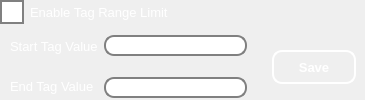
            <widget class="QWidget" name="widget_20" native="true">
             <property name="sizePolicy">
              <sizepolicy hsizetype="Preferred" vsizetype="Preferred">
               <horstretch>0</horstretch>
               <verstretch>0</verstretch>
              </sizepolicy>
             </property>
             <layout class="QVBoxLayout" name="verticalLayout_16">
              <property name="spacing">
               <number>10</number>
              </property>
              <property name="leftMargin">
               <number>0</number>
              </property>
              <property name="topMargin">
               <number>0</number>
              </property>
              <property name="rightMargin">
               <number>0</number>
              </property>
              <property name="bottomMargin">
               <number>0</number>
              </property>
              <item>
               <widget class="QCheckBox" name="tag_limit">
                <property name="font">
                 <font>
                  <pointsize>10</pointsize>
                  <weight>50</weight>
                  <bold>false</bold>
                 </font>
                </property>
                <property name="styleSheet">
                 <string notr="true">QCheckBox{
	color: white; 
}

QCheckBox::indicator {  
    width: 20px;  
    height: 20px;  
}  

QCheckBox::indicator:unchecked {  
    border: 2px solid gray;  
    background-color: white;  
}

QCheckBox::indicator:checked { 
	border: 2px solid gray;   
    image: url(:/img/checkmark.png);  /* Use a custom image if needed */  
 }</string>
                </property>
                <property name="text">
                 <string>Enable Tag Range Limit</string>
                </property>
               </widget>
              </item>
              <item>
               <widget class="QWidget" name="widget_21" native="true">
                <layout class="QHBoxLayout" name="horizontalLayout_18">
                 <property name="leftMargin">
                  <number>0</number>
                 </property>
                 <property name="topMargin">
                  <number>0</number>
                 </property>
                 <property name="rightMargin">
                  <number>0</number>
                 </property>
                 <property name="bottomMargin">
                  <number>0</number>
                 </property>
                 <item>
                  <widget class="QWidget" name="widget_24" native="true">
                   <layout class="QHBoxLayout" name="horizontalLayout_19">
                    <property name="leftMargin">
                     <number>10</number>
                    </property>
                    <property name="topMargin">
                     <number>0</number>
                    </property>
                    <property name="rightMargin">
                     <number>10</number>
                    </property>
                    <property name="bottomMargin">
                     <number>0</number>
                    </property>
                    <item>
                     <widget class="QWidget" name="widget_22" native="true">
                      <property name="sizePolicy">
                       <sizepolicy hsizetype="Maximum" vsizetype="Preferred">
                        <horstretch>0</horstretch>
                        <verstretch>0</verstretch>
                       </sizepolicy>
                      </property>
                      <layout class="QVBoxLayout" name="verticalLayout_17">
                       <property name="spacing">
                        <number>20</number>
                       </property>
                       <property name="leftMargin">
                        <number>0</number>
                       </property>
                       <property name="topMargin">
                        <number>0</number>
                       </property>
                       <property name="rightMargin">
                        <number>0</number>
                       </property>
                       <property name="bottomMargin">
                        <number>0</number>
                       </property>
                       <item>
                        <widget class="QLabel" name="label_42">
                         <property name="sizePolicy">
                          <sizepolicy hsizetype="Preferred" vsizetype="Maximum">
                           <horstretch>0</horstretch>
                           <verstretch>0</verstretch>
                          </sizepolicy>
                         </property>
                         <property name="font">
                          <font>
                           <pointsize>10</pointsize>
                           <weight>50</weight>
                           <bold>false</bold>
                          </font>
                         </property>
                         <property name="styleSheet">
                          <string notr="true">QLabel {  
    color: white;  /* Change 'blue' to your preferred color */  
}  </string>
                         </property>
                         <property name="text">
                          <string>Start Tag Value</string>
                         </property>
                        </widget>
                       </item>
                       <item>
                        <widget class="QLabel" name="label_43">
                         <property name="sizePolicy">
                          <sizepolicy hsizetype="Preferred" vsizetype="Maximum">
                           <horstretch>0</horstretch>
                           <verstretch>0</verstretch>
                          </sizepolicy>
                         </property>
                         <property name="font">
                          <font>
                           <pointsize>10</pointsize>
                           <weight>50</weight>
                           <bold>false</bold>
                          </font>
                         </property>
                         <property name="styleSheet">
                          <string notr="true">QLabel {  
    color: white;  /* Change 'blue' to your preferred color */  
}  </string>
                         </property>
                         <property name="text">
                          <string>End Tag Value</string>
                         </property>
                        </widget>
                       </item>
                      </layout>
                     </widget>
                    </item>
                    <item>
                     <widget class="QWidget" name="widget_23" native="true">
                      <layout class="QVBoxLayout" name="verticalLayout_19">
                       <property name="spacing">
                        <number>20</number>
                       </property>
                       <property name="leftMargin">
                        <number>0</number>
                       </property>
                       <property name="topMargin">
                        <number>0</number>
                       </property>
                       <property name="rightMargin">
                        <number>0</number>
                       </property>
                       <property name="bottomMargin">
                        <number>0</number>
                       </property>
                       <item>
                        <widget class="QLineEdit" name="setting_start_tag">
                         <property name="font">
                          <font>
                           <pointsize>10</pointsize>
                           <weight>50</weight>
                           <bold>false</bold>
                          </font>
                         </property>
                         <property name="styleSheet">
                          <string notr="true">QLineEdit {  
    border: 2px solid gray;  
    border-radius: 10px;  
    padding: 0 8px;  
    background: white;  
    selection-background-color: darkgray;  
}  </string>
                         </property>
                        </widget>
                       </item>
                       <item>
                        <widget class="QLineEdit" name="setting_end_tag">
                         <property name="font">
                          <font>
                           <pointsize>10</pointsize>
                           <weight>50</weight>
                           <bold>false</bold>
                          </font>
                         </property>
                         <property name="styleSheet">
                          <string notr="true">QLineEdit {  
    border: 2px solid gray;  
    border-radius: 10px;  
    padding: 0 8px;  
    background: white;  
    selection-background-color: darkgray;  
}  </string>
                         </property>
                        </widget>
                       </item>
                      </layout>
                     </widget>
                    </item>
                   </layout>
                  </widget>
                 </item>
                 <item>
                  <widget class="QWidget" name="widget_25" native="true">
                   <layout class="QVBoxLayout" name="verticalLayout_18">
                    <item>
                     <widget class="QPushButton" name="setting_save_btn">
                      <property name="font">
                       <font>
                        <pointsize>10</pointsize>
                        <weight>75</weight>
                        <bold>true</bold>
                       </font>
                      </property>
                      <property name="cursor">
                       <cursorShape>PointingHandCursor</cursorShape>
                      </property>
                      <property name="styleSheet">
                       <string notr="true">QPushButton {
	background-color: qlineargradient(spread:pad, x1:0, y1:0, x2:0, y2:1,   
                                      stop:0 #222222, stop:1 #aaaaaa);
    border: 2px solid white;  
    border-radius: 10px;  
    min-width: 80px;
	min-height: 30px;
	color: white;
} 

QPushButton:hover {  
    background-color: #a0a0a0; /* Slightly different green on hover */  
}  

QPushButton:pressed {  
    background-color: #909090; /* Darker green when pressed */  
}  </string>
                      </property>
                      <property name="text">
                       <string>Save</string>
                      </property>
                     </widget>
                    </item>
                   </layout>
                  </widget>
                 </item>
                </layout>
               </widget>
              </item>
             </layout>
            </widget>
